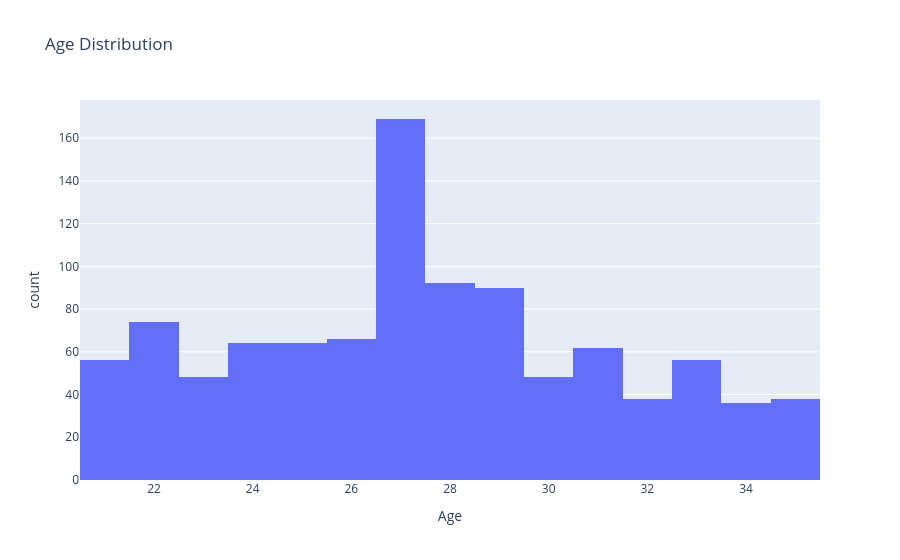

The notebook cell saved with this chart:
### Code cell
plt = px.histogram(train_df, x='Age', title='Age Distribution')
plt.show()

### Figure 1 — Plotly figure (JSON) as saved in the notebook; plotly's stock layout.template omitted (floating-point values rounded to 4 significant figures; data arrays with more than 128 entries replaced by an {"elided": "..."} marker saying what was removed)
{"data": [{"bingroup": "x", "hovertemplate": "Age=%{x}<br>count=%{y}<extra></extra>", "legendgroup": "", "marker": {"color": "#636efa", "pattern": {"shape": ""}}, "name": "", "orientation": "v", "showlegend": false, "type": "histogram", "x": {"elided": "1001 float values"}, "xaxis": "x", "yaxis": "y"}], "layout": {"barmode": "relative", "legend": {"tracegroupgap": 0}, "title": {"text": "Age Distribution"}, "xaxis": {"anchor": "y", "domain": [0, 1], "title": {"text": "Age"}}, "yaxis": {"anchor": "x", "domain": [0, 1], "title": {"text": "count"}}}}
